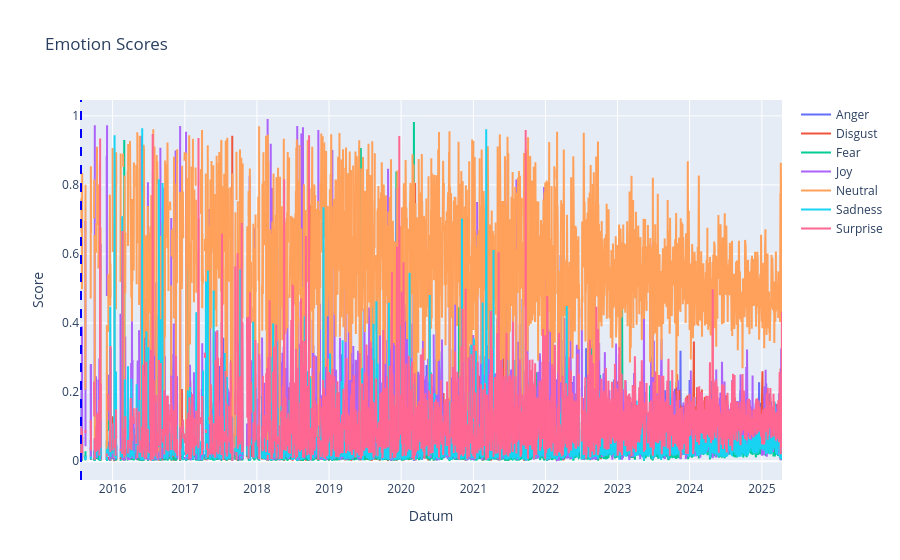

The code cell stored with this chart in its notebook:
### Code cell
# Plot 4: Emotionen
fig4 = go.Figure()
for col in ['anger', 'disgust', 'fear', 'joy', 'neutral', 'sadness', 'surprise']:
    fig4.add_trace(go.Scatter(x=final_daily_df["date"], y=final_daily_df[col], mode='lines', name=col.capitalize()))
fig4.update_layout(title="Emotion Scores", xaxis_title="Datum", yaxis_title="Score")

# Apply change point detection for emotion trends
emotion_data = final_daily_df[['anger', 'disgust', 'fear', 'joy', 'neutral', 'sadness', 'surprise']].values

# Use ruptures for change point detection
model = rpt.Binseg(model="l2")  # Binary segmentation with l2 norm
n_bkps = 2  # Number of breakpoints to detect
breakpoints = model.fit_predict(emotion_data, n_bkps=n_bkps)

# Add vertical lines for detected breakpoints
for bkp in breakpoints[:-1]:  # Exclude the last breakpoint (end of data)
    fig4.add_vline(x=final_daily_df["date"].iloc[bkp], line=dict(color="blue", dash="dash"), name="Breakpoint")

# Print breakpoints
print("Detected breakpoints for emotion trends:", breakpoints)
print("Breakpoints as dates:", final_daily_df['date'].iloc[breakpoints[:-1]].tolist())

fig4.show()

### Figure 1 — Plotly figure (JSON) as saved in the notebook; plotly's stock layout.template omitted (floating-point values rounded to 4 significant figures; data arrays with more than 128 entries replaced by an {"elided": "..."} marker saying what was removed)
{"data": [{"mode": "lines", "name": "Anger", "type": "scatter", "x": {"elided": "3556 str values"}, "y": {"elided": "3556 float values"}}, {"mode": "lines", "name": "Disgust", "type": "scatter", "x": {"elided": "3556 str values"}, "y": {"elided": "3556 float values"}}, {"mode": "lines", "name": "Fear", "type": "scatter", "x": {"elided": "3556 str values"}, "y": {"elided": "3556 float values"}}, {"mode": "lines", "name": "Joy", "type": "scatter", "x": {"elided": "3556 str values"}, "y": {"elided": "3556 float values"}}, {"mode": "lines", "name": "Neutral", "type": "scatter", "x": {"elided": "3556 str values"}, "y": {"elided": "3556 float values"}}, {"mode": "lines", "name": "Sadness", "type": "scatter", "x": {"elided": "3556 str values"}, "y": {"elided": "3556 float values"}}, {"mode": "lines", "name": "Surprise", "type": "scatter", "x": {"elided": "3556 str values"}, "y": {"elided": "3556 float values"}}], "layout": {"shapes": [{"line": {"color": "blue", "dash": "dash"}, "name": "Breakpoint", "type": "line", "x0": "2015-07-25T00:00:00", "x1": "2015-07-25T00:00:00", "xref": "x", "y0": 0, "y1": 1, "yref": "y domain"}], "title": {"text": "Emotion Scores"}, "xaxis": {"title": {"text": "Datum"}}, "yaxis": {"title": {"text": "Score"}}}}
